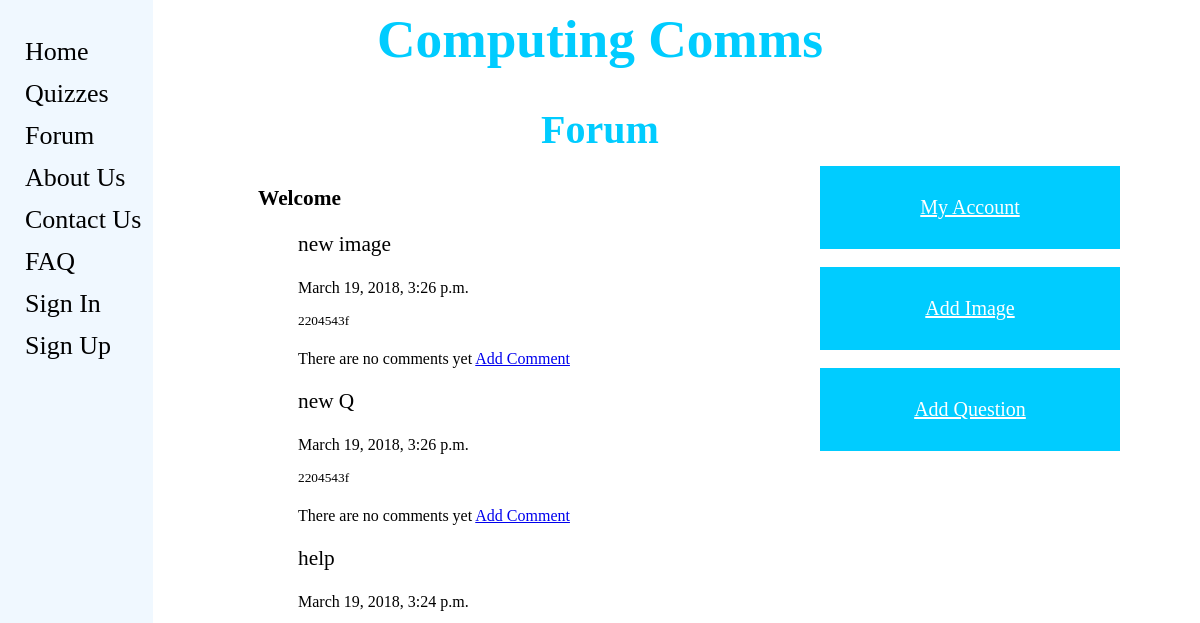
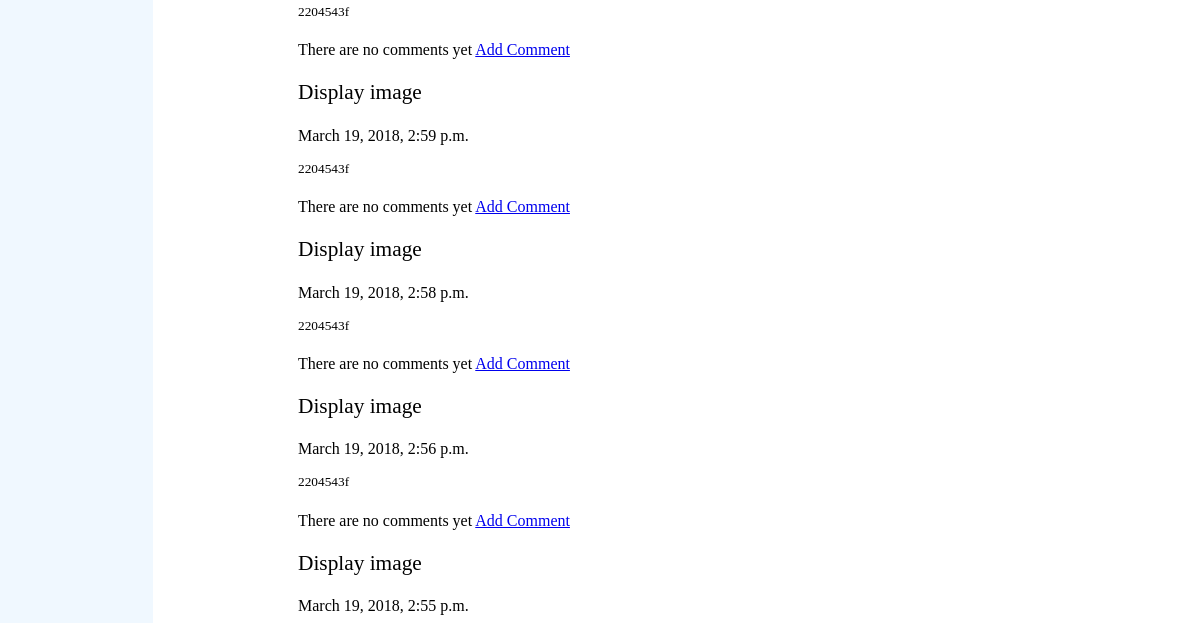
The app's page /computingcomms/forum (upper part), older data (2 pictures, top to bottom).
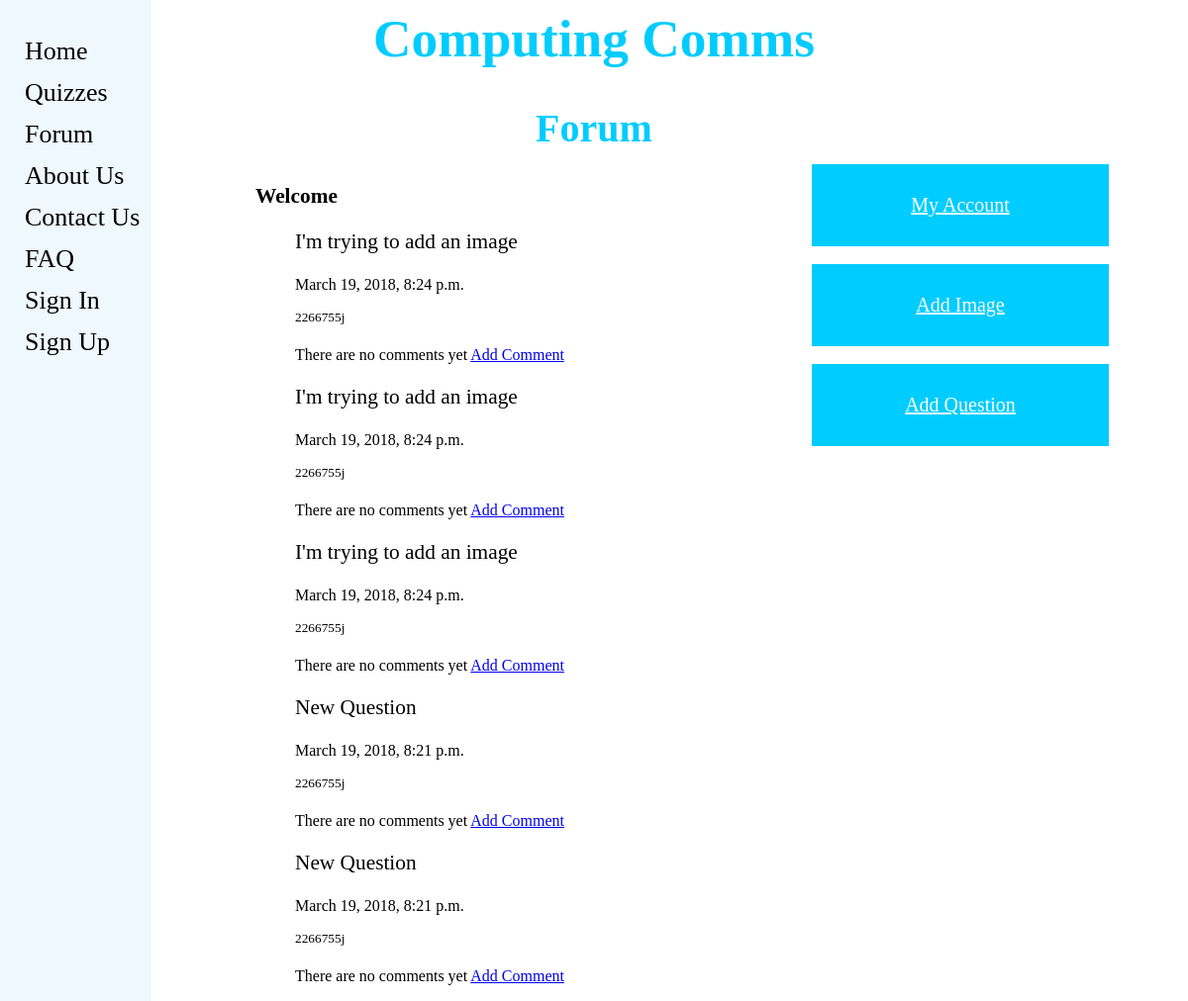
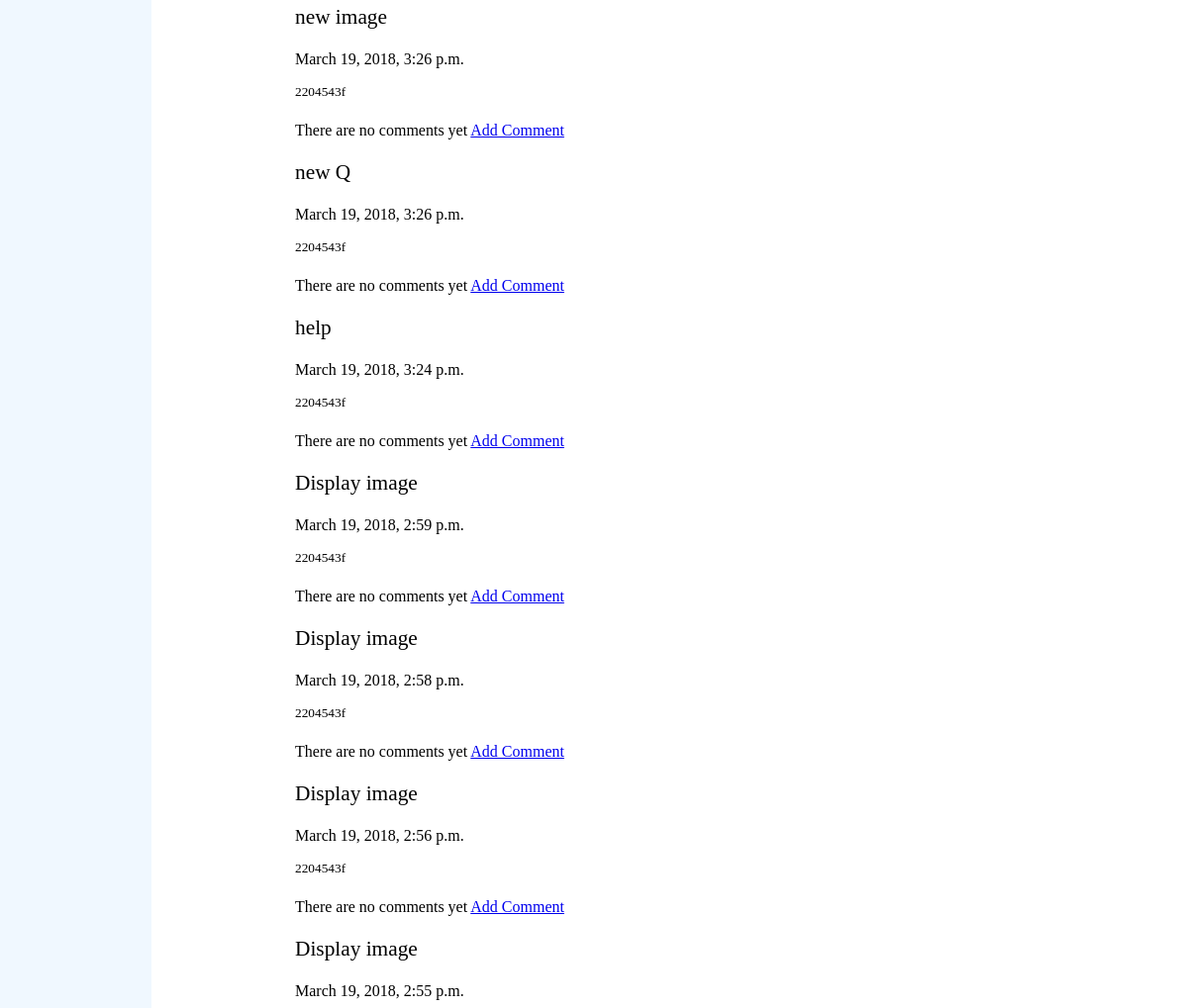
The same page, newer data (2 pictures, top to bottom).
### computingcomms/models.py (models this page shows, shortened)
class ForumPost(models.Model):
    question = models.CharField(max_length=128)
    picture = models.ImageField(upload_to='forum_images',blank=True)
    date = models.DateTimeField(auto_now=True)
    user = models.ForeignKey(User, on_delete=models.DO_NOTHING)

### computingcomms/views.py (the view)
def forum(request):
    posts_list = ForumPost.objects.order_by('-date')
    comments_list = Comment.objects.order_by('-date')
    context_dict = {'posts': posts_list, 'comments': comments_list}
    return render(request, 'computingcomms/forum.html', context_dict)

### templates/computingcomms/forum.html (shortened to what this page needs)
{% extends 'computingcomms/base.html' %}
{% load staticfiles %}
{% block head_block %}
	<div>
		<center><h1>Computing Comms</h1></center>
                <center><h2>Forum</h2></center>
	</div>
{% endblock %}
{% block body_block %}
	<div>
		{% if user.is_authenticated %}
			<h3><p>Welcome {{ user.username }}</p></h3>
		{% else %}
			<h3><p>Welcome</p></h3>
		{% endif %}
	</div>
	<div>
	    {% if posts %}
		<ul>
		{% for post in posts %}
			<p>{{ post.question }}</p>
			<p id="date">{{ post.date }}</p>
			<p id="user">{{ post.user }}</p>
			{% if comments %}
				<ul>
`				{% for comment in comments %}
				   <p id="comment">{{ comment.comment }}<br>
				   {{ comment.user }} <br>
				   {{ comment.date }} <br>
				   {{ comment.image }}<br>
				    <a href="{% url 'add_comment' %}">Add Comment</a></p>
				{% endfor %}
				</ul>
			    {% else %}
				<p id="comment">There are no comments yet
				<a href="{% url 'add_comment' %}">Add Comment</a></p>
			    {% endif %}
		{% endfor %}
		</ul>
	    {% else %}
		<strong>There are no posts present.</strong>
	    {% endif %}
	</div>
	<div class="buttons_position">
		<ul>
		<a href="{% url 'my_account' %}"><button class="button">My Account</a></button><br><br>
		<a href="{% url 'add_image' %}"><button class="button">Add Image</a></button><br><br>
		<a href="{% url 'add_question' %}"><button class="button">Add Question</a></button>
		</ul>
	</div>
{% endblock %}

Row changes from the older to the newer data that the page shows:
added ForumPost: question "I'm trying to add an image", date "March 19, 2018, 8:24 p.m.", user "2266755j", shows "There are no comments yet"
added ForumPost: question "I'm trying to add an image", date "March 19, 2018, 8:24 p.m.", user "2266755j", shows "There are no comments yet"
added ForumPost: question "I'm trying to add an image", date "March 19, 2018, 8:24 p.m.", user "2266755j", shows "There are no comments yet"
added ForumPost: question "New Question", date "March 19, 2018, 8:21 p.m.", user "2266755j", shows "There are no comments yet"
added ForumPost: question "New Question", date "March 19, 2018, 8:21 p.m.", user "2266755j", shows "There are no comments yet"
